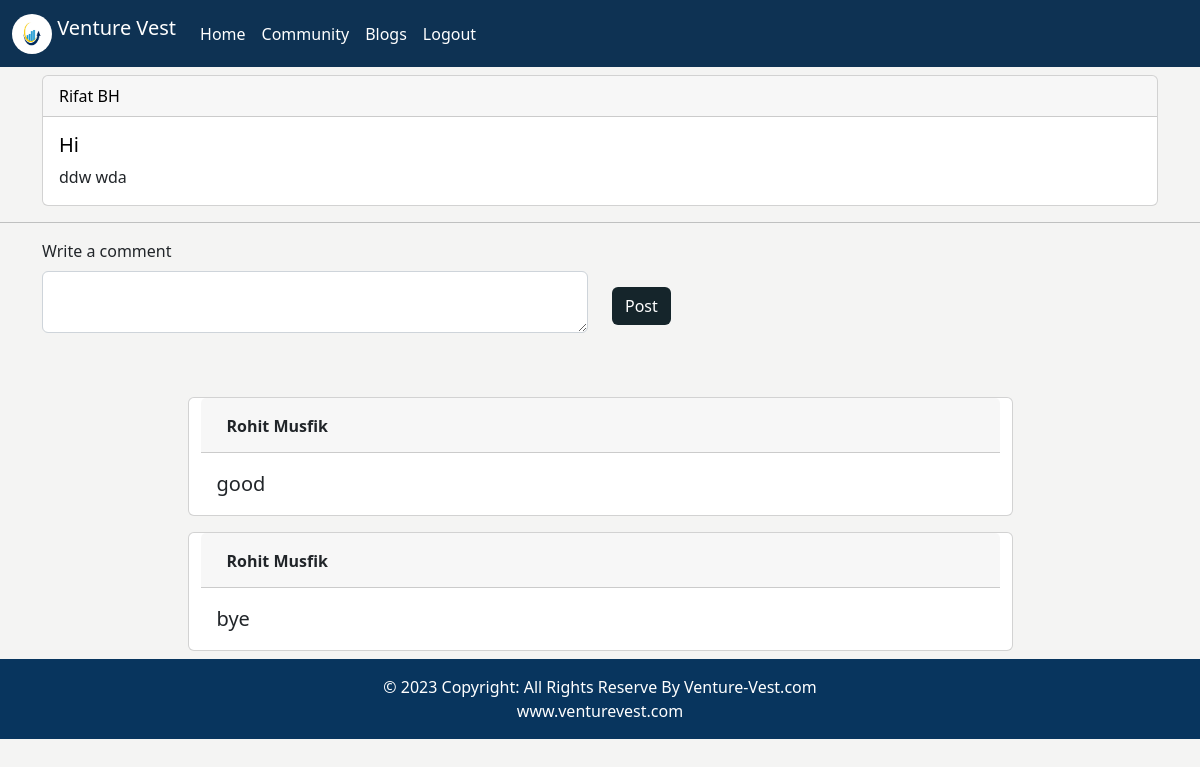
/community/post-details/5, run on an earlier commit of the app's database.
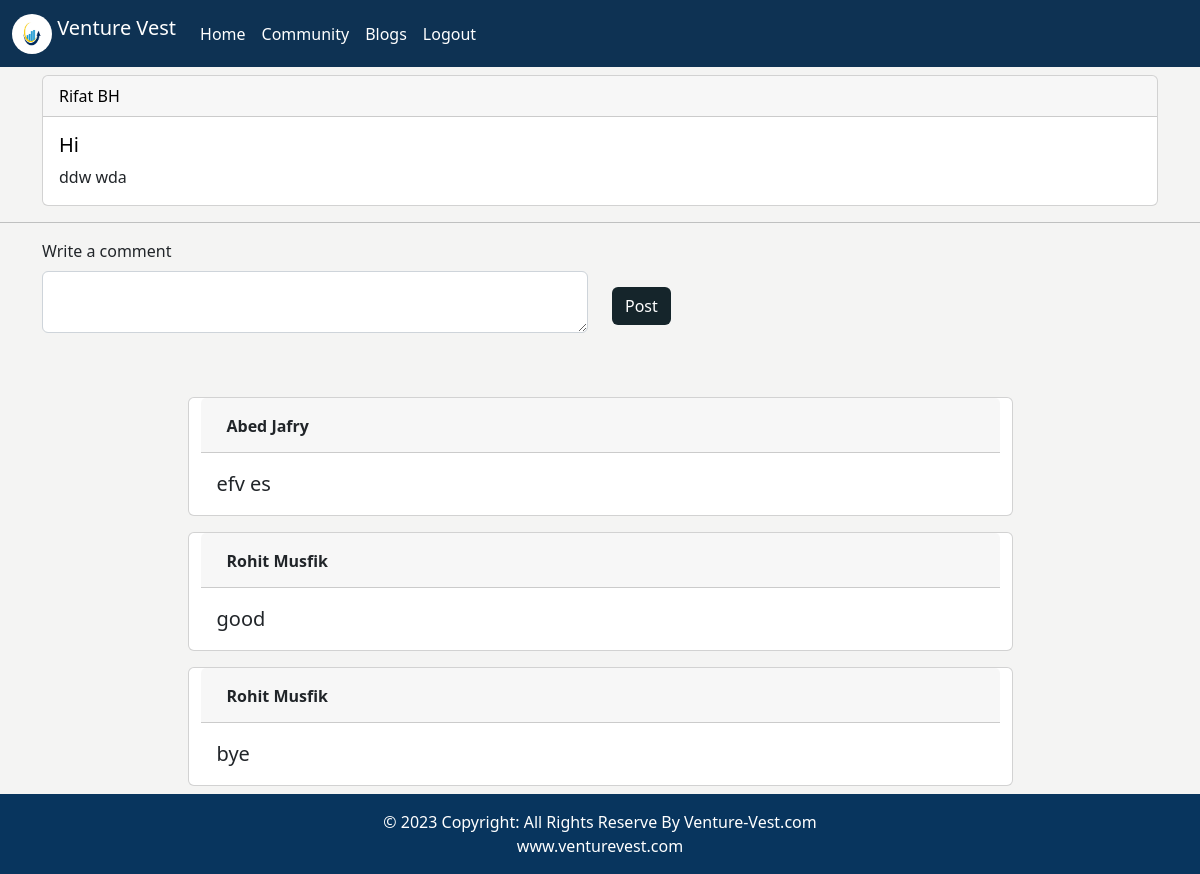
And on a later commit of the database.
### community/models.py (models this page shows)
class CommunityComment(models.Model):
    post_id = models.ForeignKey(CommunityPost,blank = True, null = True, on_delete= models.CASCADE,related_name='post_id')
    comment_by = models.ForeignKey(Auts,blank = True, null = True, on_delete= models.CASCADE,related_name='comment_by')
    comment = models.CharField(max_length=500)
    comment_date = models.DateTimeField(default=datetime.now())

### auths/models.py (models this page shows)
class Auts(models.Model):
    user_name = models.CharField(max_length=35)
    password = models.CharField(max_length=35)
    catagory = models.CharField(max_length=10)
    full_name = models.CharField(max_length=35)
    email = models.EmailField(max_length=35)

### community/views.py (the view)
# urls.py: path('post-details/<post_id>', views.posts_des, name="post_details"),
def posts_des(request,post_id):
    post_ditls = CommunityPost.objects.get(id = post_id)
    all_comment = CommunityComment.objects.filter(post_id = post_id).order_by("-comment_date")
    post_data ={
        'post' : post_ditls,
        'comment' : all_comment,
    }
    return render(request,"post_details.html",post_data)

### template/post_details.html (shortened to what this page needs)
{% extends 'base.html' %}
{% block contant %}
<div class="container">
    <div class="card my-2">
        <div class="card-header">
            <a href="#">{{post.post_by.full_name}}</a>
        </div>
        <div class="card-body">
            <h5 class="card-title"><a href="">{{post.post_title}}</a></h5>
            <p class="card-text">{{post.post_des}}</p>
        </div>
    </div>
</div>
<hr>
<div class="container">
    <div class="row">
        <div class="container">
            <form action="/community/post-comment/{{post.id}}/" method="post">
                <div class="row">
                    <div class="col">
                        <label for="exampleFormControlTextarea1" class="form-label">Write a comment</label>
                        <textarea class="form-control" name="comment" id="exampleFormControlTextarea1"
                            rows="2"></textarea>
                    </div>
                    <div class="col">
                        <input type="submit" name="post_comment" value="Post" class="btn mt-5"
                            style="background-color: #15252B; color :white">
                    </div>
                </div>
            </form>
        </div>
    </div>
    <br>
    <br>
    <div class="row">
        <div class="container">
            {% for cmnt in comment  %}
            <div class="row m-2">
                <div class="card mt-2 w-75 m-auto">
                    <div class="card-header" style="display:inline-flex; height:55px">
                        <p style="padding: 8px 10px; font-size:16px"><b>{{cmnt.comment_by.full_name}}</b></p>
                    </div>
                    <div class="card-body">
                        <blockquote class="blockquote mb-0">
                            <p>
                                {{cmnt.comment}}
                            </p>
                        </blockquote>
                    </div>
                </div>
            </div>
            {% endfor %}
        </div>
    </div>
</div>
{% endblock %}

What changed in the data, as far as the page shows it:
added CommunityComment: comment_by.full_name "Abed Jafry", comment "efv es"
